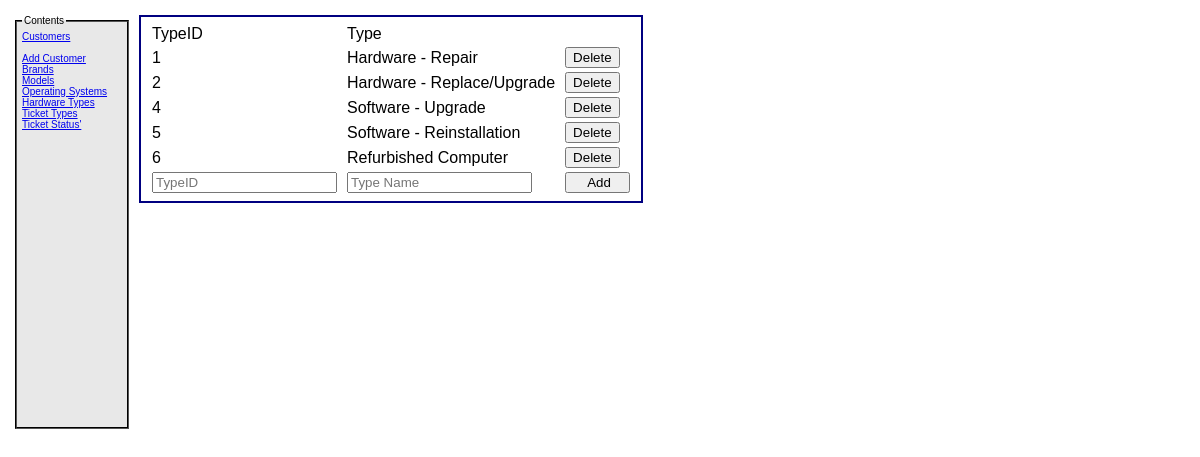
Screenshot of /model/categories/ticketTypeDisplayForm.php with the database file from the repository.
### tables this page shows
CREATE TABLE IF NOT EXISTS `tickettypes` (
`typeID` int(11) NOT NULL,
  `type` text NOT NULL,
  `description` text NOT NULL
);

### model/categories/ticketTypeDisplayForm.php (the view, shortened to what this page needs)
<?php
include 'categoriesDB.php';
$sql = "SELECT `type`, `typeID` FROM `ticketTypes`";
$statement = $categoriesconn->prepare($sql);
$statement->execute();
$types = $statement->fetchAll();
?>
<!DOCTYPE html>
<html>
    <head>
        <link rel="stylesheet" type="text/css" href="../../main.css">
    </head>
    <div>
        <fieldset id="leftColumn">
            <legend>Contents</legend>
            <a href="../customers/customersDisplayForm.php">Customers</a><br><br>
            <a href="../../index.php">Add Customer</a><br>
            <a href="brandsDisplayForm.php">Brands</a><br>
            <a href="modelDisplayForm.php">Models</a><br>
            <a href="OSDisplayForm.php">Operating Systems</a><br>
            <a href="typesDisplayForm.php">Hardware Types</a><br>
            <a href="ticketTypeDisplayForm.php">Ticket Types</a><br>
            <a href="ticketStatusDisplayForm.php">Ticket Status'</a><br>
        </fieldset>
    </div>
    <body>
        <main>
            <div>
                <table>
                <tr>
                    <td>TypeID</td>
                    <td>Type</td>
                    <td></td>
                </tr>
                <?php foreach ($types as $type) : ?>
                    <tr>
                        <td> <?php echo $type['typeID']?></td>
                        <td> <?php echo $type['type']?></td>
                        <td> <form action="deletecategory.php" method="post" >
                            <input type="submit" name="Delete" value="Delete">
                        </form></td>
                    </tr>
                <?php endforeach; ?>
                    <tr> <form action="addcategory.php" method="post" >
                        <td> <input name="typeID" type="input" placeholder="TypeID" > </td>
                        <td> <input name="type" type="input" placeholder="Type Name" > </td>
                        <td> <input type="submit" name="Add" value="    Add   ">
                            <input type="hidden" name="action" value="addTicketType"></td>
                    </form>
                    </tr>
                </table>
            </div>
        </main>
    </body>
</html>

### main.css (style rules this page uses)
body { font-family: Arial, Helvetica, sans-seriff; margin: 5px; padding: 5px; }
main { width: auto; margin: 5px; padding: 5px; background: white; border: 2px solid navy; float: left; }
fieldset { width: auto; background: #E8E8E8; display: block; margin: 5px; margin-bottom: 5px; padding: 5px; border: 2px groove black; }
fieldset#leftColumn { width: 100px; height: 400px; float: left; background: #E8E8E8; display: block; margin: 5px; padding: 5px; border: 2px groove black; font-size: 10px; }
table { width: auto; }
td { padding-left: 4px; padding-right: 4px; }

### rows the page displays
tickettypes: typeID "1", type "Hardware - Repair"
tickettypes: typeID "2", type "Hardware - Replace/Upgrade"
tickettypes: typeID "4", type "Software - Upgrade"
tickettypes: typeID "5", type "Software - Reinstallation"
tickettypes: typeID "6", type "Refurbished Computer"
